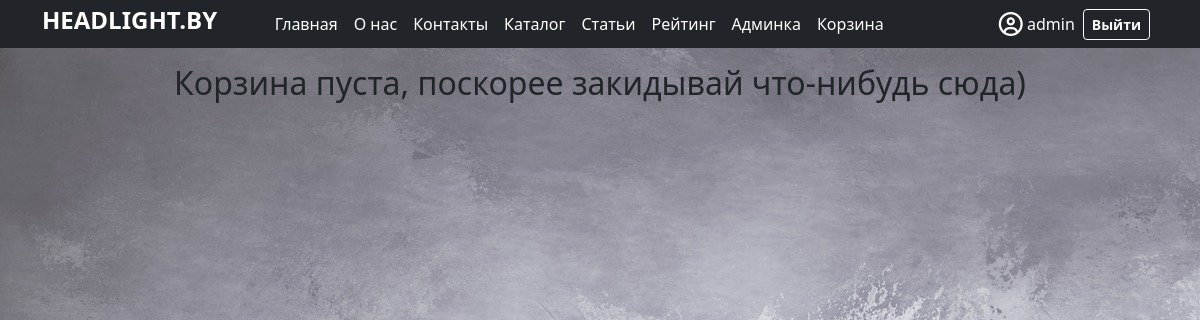
Before: /basket (signed in) with the older database file.
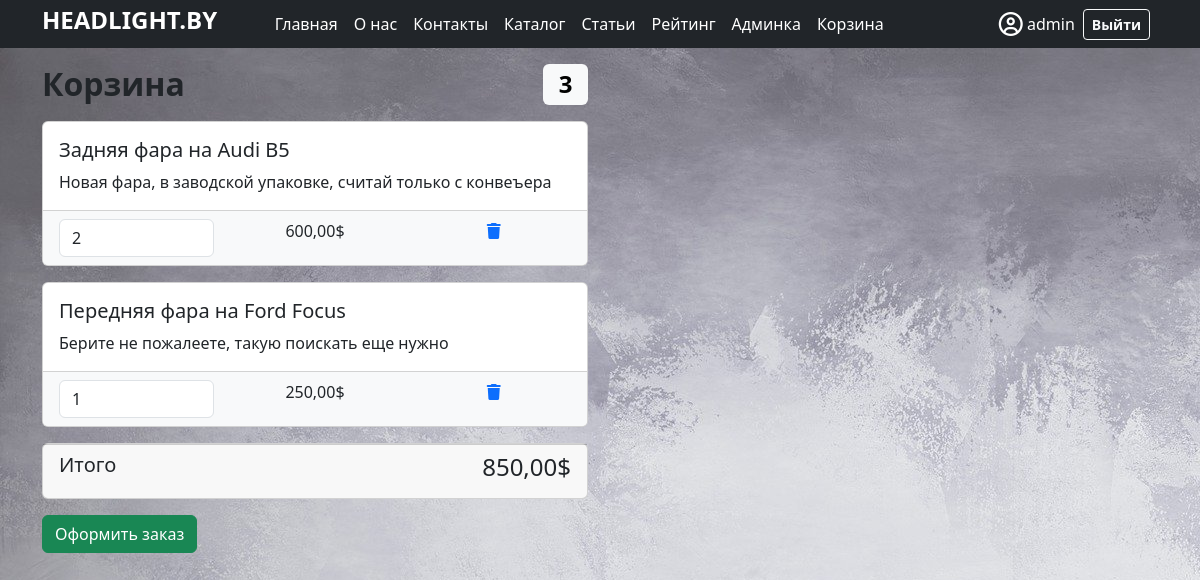
After: the same page with the newer database file.
### dj_app/models.py (models this page shows, shortened)
class User(AbstractUser):
    image = models.ImageField(upload_to='user_img', null=True, blank=True, verbose_name="Добавить изображение")
    is_verified_email = models.BooleanField(default=False)

class Basket(models.Model):
    user = models.ForeignKey(User, on_delete=models.CASCADE, verbose_name="Пользователь")
    product = models.ForeignKey(Product, on_delete=models.CASCADE, verbose_name="Товар")
    quantity = models.PositiveSmallIntegerField(default=0, verbose_name="Количество")
    created_timestamp = models.DateTimeField(auto_now_add=True)
    objects = BasketQuerySet.as_manager()
    def sum(self):
        return self.product.price * self.quantity
    class Meta:
        verbose_name = "Корзина"  # Название модели в ед.числе
        verbose_name_plural = "Корзины"  # Название модели в мнж.числе
        ordering = ["product"]  # Сортировка по полю (если с "-" то в обратном порядке)

class Product(models.Model):
    company = models.ForeignKey(Company, null=True, on_delete=models.CASCADE, help_text="Выберите компанию", verbose_name="Компания")  # Связывающее поле
    slug = models.SlugField(max_length=200, db_index=True, blank=True, verbose_name="url")
    title = models.CharField(max_length=200, help_text="Введите название товара", verbose_name="Название товара")
    summary = models.TextField(max_length=1000, help_text="Введите описание товара", verbose_name="Описание товара")
    product_code = models.IntegerField(null=True, help_text="Введите код товара", verbose_name="Код товара")
    manufacturer = models.ForeignKey(Country, null=True, on_delete=models.CASCADE, max_length=20, help_text="Введите страну производителя", verbose_name="Страна производителя")
    price = models.DecimalField(null=True, max_digits=5, decimal_places=2, help_text="Введите цену товара", verbose_name="Цена товара")
    quantity = models.PositiveIntegerField(default=0, help_text="Введите количество товара", verbose_name="Количество товара")
    category = models.ForeignKey(GroupProduct, related_name='products', null=True, on_delete=models.CASCADE, help_text="Выберите вид (категорию) товара", verbose_name="Вид (категория) товара")
    side = models.ForeignKey(Side, null=True, on_delete=models.CASCADE, help_text="Выберите сторону", verbose_name="Сторона")
    image = models.ImageField(upload_to='products/%Y/%m/%d', null=True, blank=True, verbose_name="Добавить изображение")
    available = models.BooleanField(default=True)
    objects = models.Model
    class Meta:
        verbose_name = "Продукт"  # Название модели в ед.числе
        verbose_name_plural = "Продукты"  # Название модели в мнж.числе
        ordering = ["title"]  # Сортировка по полю (если с "-" то в обратном порядке)
        index_together = (('id', 'slug'),)

### dj_app/views.py (the view)
# urls.py: path('basket', views.basket, name="basket"),  # Маршрут: Корзина товаров
def basket(request):
    baskets = Basket.objects.filter(user=request.user)  # забираю нужные значения по корзине из модели
    total_sum = 0
    total_quantity = 0
    for basket in baskets:
        total_sum += basket.sum()
        total_quantity += basket.quantity
    context = {"baskets": baskets, "total_sum": total_sum, "total_quantity": total_quantity}
    return render(request, "basket.html", context=context)

### dj_app/context_processors.py (called while the page is built)
def baskets(request):
    user = request.user
    return {'baskets': Basket.objects.filter(user=user) if user.is_authenticated else []}

### dj_app/models.py (called while the page is built)
    def total_sum(self):
        return sum(basket.sum() for basket in self)

    def total_quantity(self):
        return sum(basket.quantity for basket in self)

### templates/basket.html (shortened to what this page needs)
{% extends "base.html" %}
{% load static %}
{% block body %}
{% if baskets %}
<div class="container">
    <div class="row">
        <div class="col-lg-6">
            <h2 class="mt-3 mb-3 d-flex justify-content-between align-items-center mb-3">
                <b>Корзина</b><span class="badge text-bg-light">{{ baskets.total_quantity }}</span>
            </h2>
            {% for basket in baskets %}
                <div class="card mb-3">
                    <div class="card-body">
                        <h5 class="card-title">{{ basket.product.title }}</h5>
                        <p class="card-text">{{ basket.product.summary }}</p>
                    </div>
                    <ul class="list-group list-group-flush">
                        <li class="list-group-item bg-light">
                            <div class="row text-center">
                                <div class="col-lg-4">
                                    <input name="basketID" type="number" class="form-control"
                                           value="{{ basket.quantity }}" min="0">
                                </div>
                                <div class="col-lg-4">{{ basket.sum }}$</div>
                                <div class="col-lg-4">
                                    <a href="{% url 'delete_basket' basket.id %}">
                                        <i class="fas fa-trash"></i>
                                    </a>
                                </div>
                            </div>
                        </li>
                    </ul>
                </div>
            {% endfor %}
            <div class="card mb-3">
                <div class="card-footer d-flex justify-content-between">
                    <h5 class="float-left">Итого</h5>
                    <h4 class="float-right">{{ baskets.total_sum }}$</h4>
                </div>
            </div>
            <a class="btn btn-success float-right" href="{% url 'order_create' %}">Оформить заказ</a>
        {% else %}
            <h2 class="mt-3 mb-3 text-center">Корзина пуста, поскорее закидывай что-нибудь сюда)</h2>
{% endif %}
{% endblock %}

### templates/base.html (shortened to what this page needs)
<!DOCTYPE html>
{% load static %}
<html lang="ru">
<head>
    <link href="{% static 'style.css' %}" rel="stylesheet">
    <link href="https://cdn.jsdelivr.net/npm/bootstrap@5.3.0-alpha1/dist/css/bootstrap.min.css" rel="stylesheet">
    <link rel="stylesheet" href="https://cdn.jsdelivr.net/npm/@fortawesome/fontawesome-free@6.2.1/css/fontawesome.min.css">
</head>
<body background="{% static 'img/fone.jpg' no-repeat; %}">
<header class="p-1 bg-dark text-white sticky-top">
    <div class="container">
        <div class="d-flex flex-wrap align-items-center justify-content-center justify-content-lg-start">
            <a href="/" class="d-flex align-items-center mb-2 mb-lg-0 text-white text-decoration-none">
                <span class="fs-3 text-white"><h4><b>HEADLIGHT.BY</b></h4></span>
            </a>
            {% if user.is_authenticated %}
            <ul class="nav col-12 col-lg-auto mx-lg-auto mb-2 justify-content-center mb-md-0">
                <li><a href="{% url 'index' %}" class="nav-link px-2 text-white">Главная</a></li>
                <li><a href="{% url 'about' %}" class="nav-link px-2 text-white">О нас</a></li>
                <li><a href="{% url 'contacts' %}" class="nav-link px-2 text-white">Контакты</a></li>
                <li><a href="{% url 'products' %}" class="nav-link px-2 text-white">Каталог</a></li>
                <li><a href="{% url 'articles' %}" class="nav-link px-2 text-white">Статьи</a></li>
                <li><a href="{% url 'rating' %}" class="nav-link px-2 text-white">Рейтинг</a></li>
                {% if user.is_superuser %}
                <li><a href="admin/" class="nav-link px-2 text-white">Админка</a></li>
                {% endif %}
                <li><a href="{% url 'basket' %}" class="nav-link px-2 text-white">Корзина</a></li>
            </ul>
            <ul class="nav col-12 col-lg-auto ms-lg-auto mb-2 justify-content-center mb-md-0">
                <li><a href="{% url 'profile' %}" class="nav-link px-2 text-white"><i class="fa-regular fa-circle-user fa-xl"></i> {{ user.get_username }}</a></li>
            </ul>
            {% endif %}
            <div class="text-end">
                {% if user.is_authenticated %}
                    <a href="/logout"><button type="button" class="btn btn-outline-light btn-sm me-2"><b>Выйти</b></button></a>
                {% else %}
                    <a href="/login?next={{ request.path }}"><button type="button" class="btn btn-outline-light btn-sm me-2"><b>Войти</b></button></a>
                    <a href="{% url 'registration' %}"><button type="button" class="btn btn-warning btn-sm"><b>Зарегистрироваться</b></button></a>
                {% endif %}
            </div>
        </div>
    </div>
</header>
{% block body %}{% endblock body %}
</body>
</html>

Changed rows visible on the page:
added Basket: total_quantity "3", product "Задняя фара на Audi B5", product.summary "Новая фара, в заводской упаковке, считай только с конвеъера", basketID "2", sum "600,00", total_sum "850,00"
added Basket: product "Передняя фара на Ford Focus", product.summary "Берите не пожалеете, такую поискать еще нужно", basketID "1", sum "250,00"
Other visible differences:
text no longer shown: "Корзина пуста, поскорее закидывай что-нибудь сюда)"
text now shown: "Корзина Итого $ Оформить заказ"
